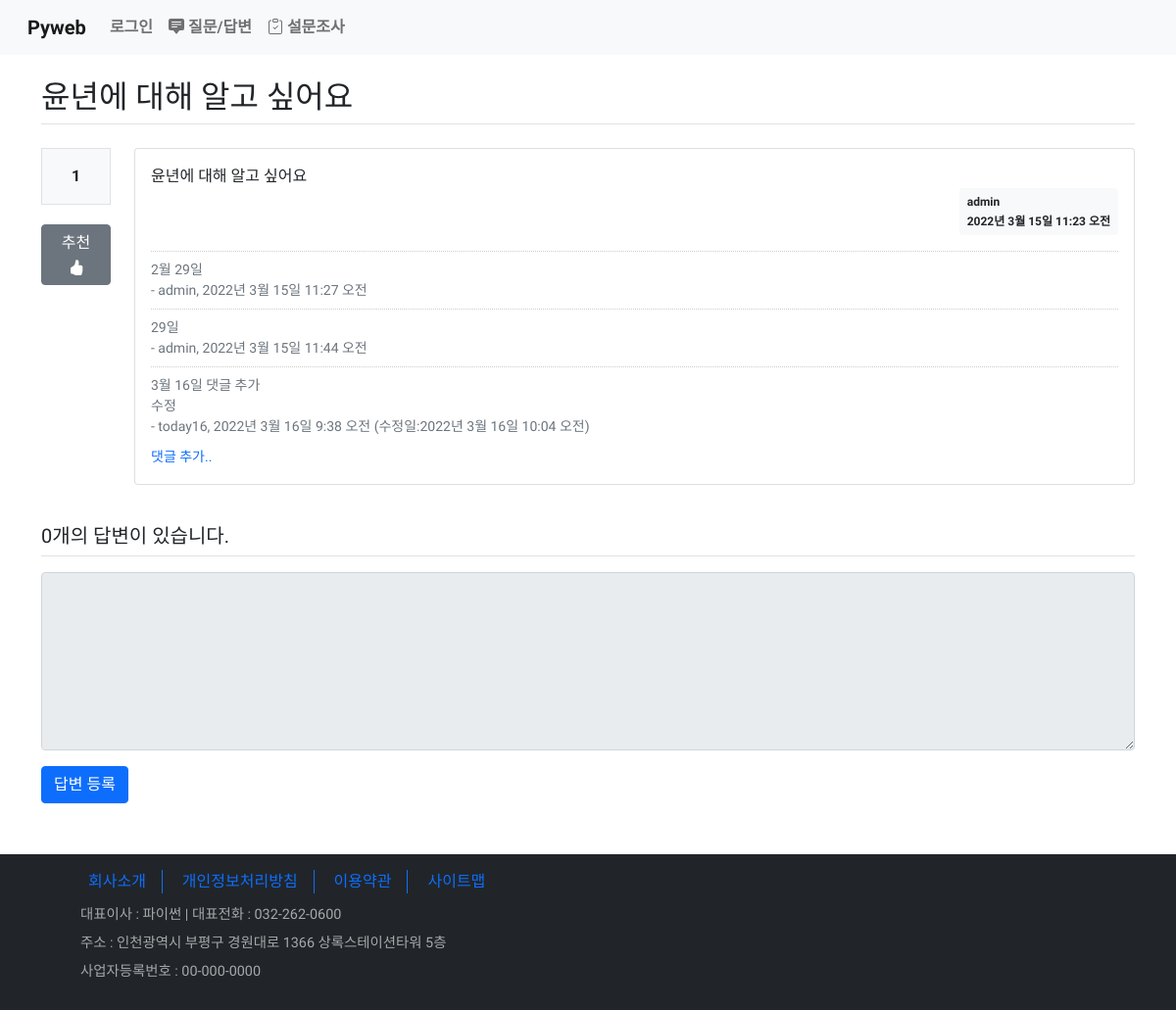
The app's page /board/30/, older data.
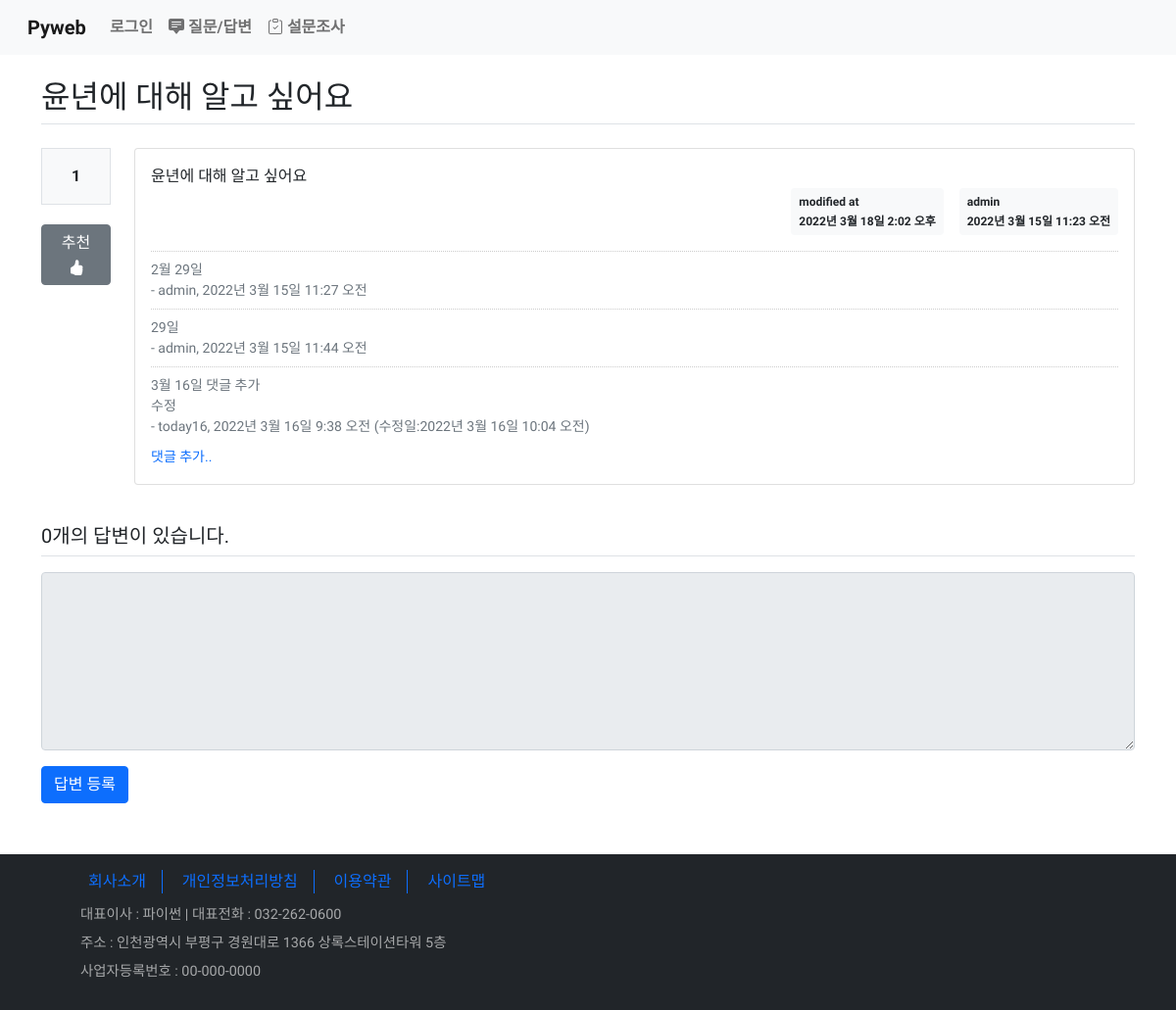
The same page, newer data.
### board/models.py (models this page shows, shortened)
class Question(models.Model):
    subject = models.CharField(max_length=200)
    content = models.TextField()
    create_date = models.DateTimeField()
    modify_date = models.DateTimeField(null=True, blank=True)  # null 허용, blank - 폼 데이터 null
    author = models.ForeignKey(User, on_delete=models.CASCADE, related_name='author_question')
    voter = models.ManyToManyField(User, related_name='voter_question')  # 추천수 - 다대다 관계

### board/views/base_views.py (the view)
# urls.py: path('<int:question_id>/', base_views.detail, name='detail'),
def detail(request, question_id):
    question = get_object_or_404(Question, pk=question_id)  # url 경로 오류 처리
    context = {'question': question}
    return render(request, 'board/detail.html', context)

### templates/board/detail.html (shortened to what this page needs)
{% extends 'base.html' %}
{% block content %}
    <div class="container my-3">
        <h2 class="border-bottom py-2">{{ question.subject }}</h2>
        <div class="row">
            <div class="col-1">
                <div class="bg-light text-center border p-3 my-3 font-weight-bolder">
                    {{ question.voter.count }}
                </div>
                <a href="#" data-uri="{% url 'board:vote_question' question.id %}"
                   class="btn btn-secondary btn-block my-1 recommend">
                    추천
                </a>
            </div>
            <div class="col-11">
                <div class="card my-3">
                    <div class="card-body">
                        <div class="card-text" style="white-space:pre-line">{{ question.content }}</div>
                        <div class="d-flex justify-content-end">
                            {% if question.modify_date %}
                            <div class="badge badge-light p-2 mx-3 text-dark text-left">
                                <div class="mb-2">modified at</div>
                                <div>{{ question.modify_date }}</div>
                            </div>
                            {% endif %}
                            <div class="badge badge-light p-2 text-dark text-left">
                                <div class="mb-2">{{ question.author }}</div>
                                <div>{{ question.create_date }}</div>
                            </div>
                        </div>
                        <div class="mt-3">
                            {% for comment in question.comment_set.all %}
                            <div class="comment text-muted py-2 small">
                                <span style="white-space:pre-line;">{{ comment.content }}</span><br>
                                <span>- {{ comment.author }}, {{ comment.create_date }}
                                    {% if comment.modify_date %}
                                    (수정일:{{ comment.modify_date }})
                                    {% endif %}
                                </span>
                            </div>
                            {% endfor %}
                        </div>
                        <div>
                            <a href="{% url 'board:comment_create_question' question.id %}"
                               class="text-decoration-none small">댓글 추가..</a>
                        </div>
                    </div>
                </div>
            </div>
        </div>
        <h5 class="border-bottom my-3 py-2">
            {{ question.answer_set.count }}개의 답변이 있습니다.
        </h5>
        <form action="{% url 'board:answer_create' question.id %}" method="post">
            <div class="form-group">
                <textarea name="content" rows="7" class="form-control"
                          {% if not user.is_authenticated %}disabled{% endif %}></textarea>
            </div>
            <input type="submit" value="답변 등록" class="btn btn-primary">
        </form>
    </div>
{% endblock %}

Row changes from the older to the newer data that the page shows:
changed Question "윤년에 대해 알고 싶어요": modify_date (not shown) → "2022년 3월 18일 2:02 오후"
Text that changed along with them:
text now shown: "modified at"
